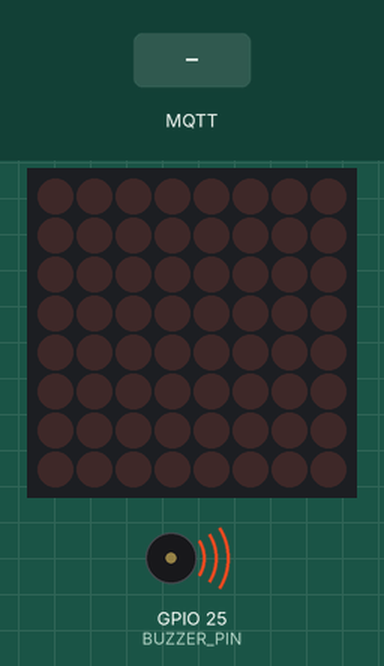
Recording of a program running on a simulated ESP32. Parts: 8×8 LED matrix, buzzer (waves = sounding, pin HIGH). The test bench sets the inputs (shaded band). WiFi joins after 1.5 s; servers stay silent unless stated; no MQTT or app messages arrive unless stated; what the program prints to the serial monitor is not drawn.

Above: at 2.7 s.
2.8 s: MQTT message "QUEDA_DETECTADA" arrives on the first subscribed topic
At 3.6 s:
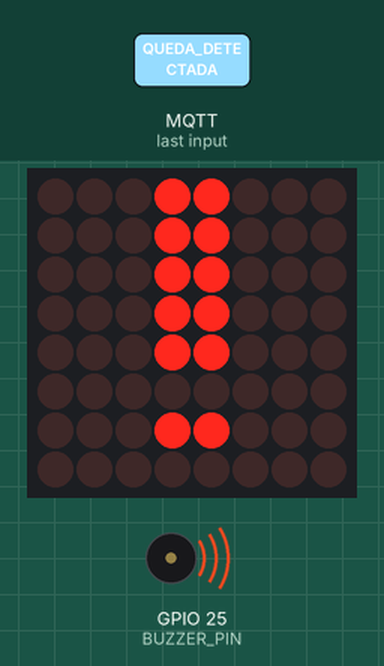
5.8 s: MQTT message "NORMAL" arrives on the first subscribed topic
At 7.0 s:
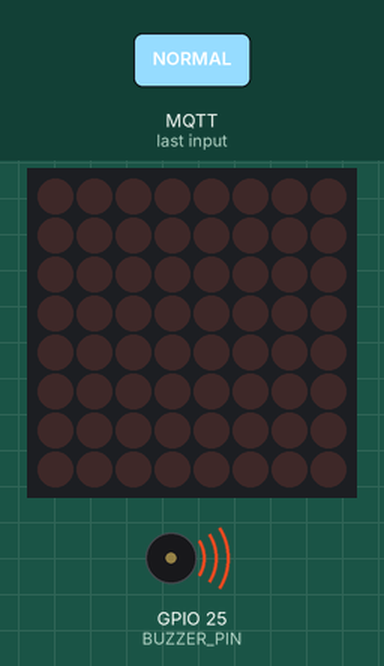
Timing chart, 0 to 8.8 s (numbered marks = the images above; inputs shaded):
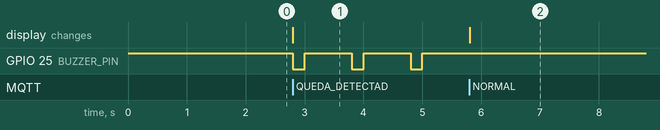

The program:

main.cpp
```cpp
#include <Arduino.h>
#include <WiFi.h>
#include <PubSubClient.h>
#include <MD_MAX72xx.h>

// =====================================
// MATRIZ MAX7219
// =====================================

#define HARDWARE_TYPE MD_MAX72XX::FC16_HW
#define MAX_DEVICES 1

#define DATA_PIN 23
#define CLK_PIN 18
#define CS_PIN 5

MD_MAX72XX matriz(
    HARDWARE_TYPE,
    DATA_PIN,
    CLK_PIN,
    CS_PIN,
    MAX_DEVICES
);

// =====================================
// BUZZER
// =====================================

#define BUZZER_PIN 25

bool alertaAtivo = false;
bool buzzerLigado = false;

unsigned long ultimoBip = 0;

const unsigned long TEMPO_LIGADO = 200;
const unsigned long TEMPO_DESLIGADO = 800;

// =====================================
// WI-FI
// =====================================

//const char* ssid = "Yuzo";
//const char* password = "12345678";

const char* ssid = "CLARO_A830DC";
const char* password = "tYc9XTAYNx";

// =====================================
// MQTT
// =====================================

//const char* mqtt_server = "10.174.234.57";
const char* mqtt_server = "192.168.0.183";
const int mqtt_port = 1883;
const char* mqtt_topic = "fallguard/alertas";

WiFiClient espClient;
PubSubClient client(espClient);

// =====================================
// ALERTA VISUAL
// =====================================

void exibirAlerta() {

    byte alerta[8] = {
        B00011000,
        B00011000,
        B00011000,
        B00011000,
        B00011000,
        B00000000,
        B00011000,
        B00000000
    };

    matriz.clear();

    for (int linha = 0; linha < 8; linha++) {
        matriz.setRow(0, linha, alerta[linha]);
    }

    Serial.println("Alerta visual ativado!");
}

void limparAlerta() {

    matriz.clear();

    Serial.println("Alerta visual desativado.");
}

// =====================================
// CONTROLE SONORO
// =====================================

void atualizarBuzzer() {

    if (!alertaAtivo) {
        return;
    }

    unsigned long agora = millis();

    unsigned long intervalo = buzzerLigado
        ? TEMPO_LIGADO
        : TEMPO_DESLIGADO;

    if (agora - ultimoBip >= intervalo) {

        buzzerLigado = !buzzerLigado;

        digitalWrite(
            BUZZER_PIN,
            buzzerLigado ? LOW : HIGH
        );

        ultimoBip = agora;
    }
}

void iniciarAlerta() {

    alertaAtivo = true;

    exibirAlerta();

    buzzerLigado = true;
    digitalWrite(BUZZER_PIN, LOW);

    ultimoBip = millis();

    Serial.println("Alerta sonoro ativado!");
}

void encerrarAlerta() {

    alertaAtivo = false;
    buzzerLigado = false;

    digitalWrite(BUZZER_PIN, HIGH);

    limparAlerta();

    Serial.println("Alerta sonoro desativado!");
}

// =====================================
// CONEXAO WI-FI
// =====================================

void conectarWiFi() {

    Serial.print("Conectando ao Wi-Fi");

    WiFi.begin(ssid, password);

    while (WiFi.status() != WL_CONNECTED) {
        delay(500);
        Serial.print(".");
    }

    Serial.println("\nWi-Fi conectado!");
    Serial.println(WiFi.localIP());
}

// =====================================
// RECEBIMENTO MQTT
// =====================================

void receberMensagem(
    char* topic,
    byte* payload,
    unsigned int length
) {

    String mensagem = "";

    for (unsigned int i = 0; i < length; i++) {
        mensagem += (char)payload[i];
    }

    Serial.print("Mensagem recebida: ");
    Serial.println(mensagem);

    if (mensagem == "QUEDA_DETECTADA") {

        iniciarAlerta();

    } else if (mensagem == "NORMAL") {

        encerrarAlerta();

    }
}

// =====================================
// CONEXAO MQTT
// =====================================

void conectarMQTT() {

    while (!client.connected()) {

        Serial.print("Conectando ao MQTT...");

        if (client.connect("FallGuard_ESP32")) {

            Serial.println(" conectado!");

            client.subscribe(mqtt_topic);

        } else {

            Serial.print(" falhou. Estado: ");
            Serial.println(client.state());

            delay(3000);
        }
    }
}

// =====================================
// SETUP
// =====================================

void setup() {

    Serial.begin(115200);

    pinMode(BUZZER_PIN, OUTPUT);
    digitalWrite(BUZZER_PIN, HIGH);

    matriz.begin();
    matriz.control(MD_MAX72XX::INTENSITY, 3);
    matriz.clear();

    conectarWiFi();

    client.setServer(mqtt_server, mqtt_port);
    client.setCallback(receberMensagem);

    conectarMQTT();

    Serial.println("FallGuard ativo!");
}

// =====================================
// LOOP PRINCIPAL
// =====================================

void loop() {

    if (!client.connected()) {
        conectarMQTT();
    }

    client.loop();

    atualizarBuzzer();
}
```

Measured:
- after the input at 2.8 s, GPIO 25 (BUZZER_PIN): alternates HIGH for 0.80 s and LOW for 0.20 s, starting at once; the display: changes at once (image 1)
- after the input at 5.8 s, GPIO 25 (BUZZER_PIN): stops changing and stays HIGH; the display: changes at once (image 2)
